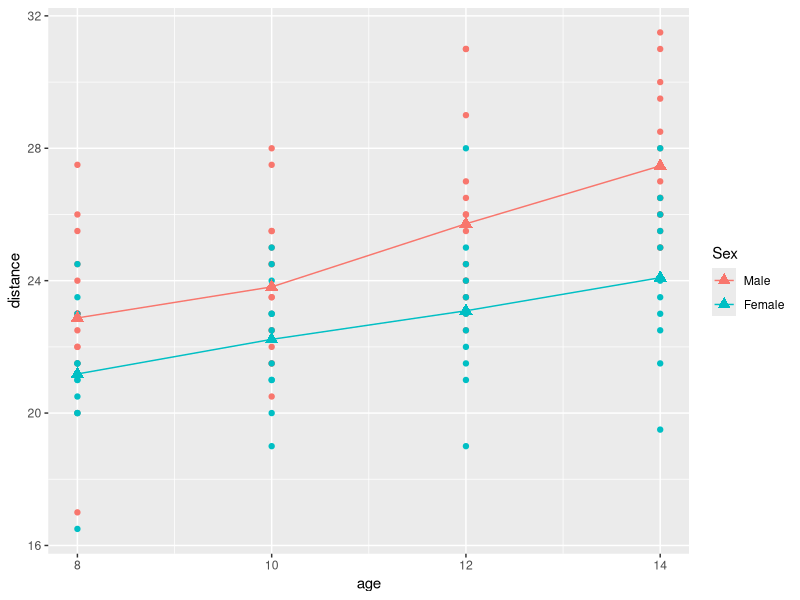
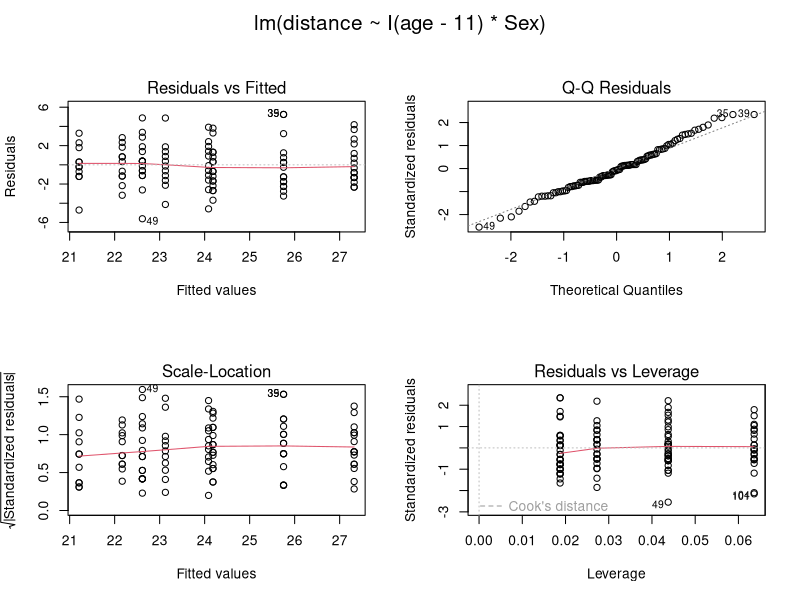
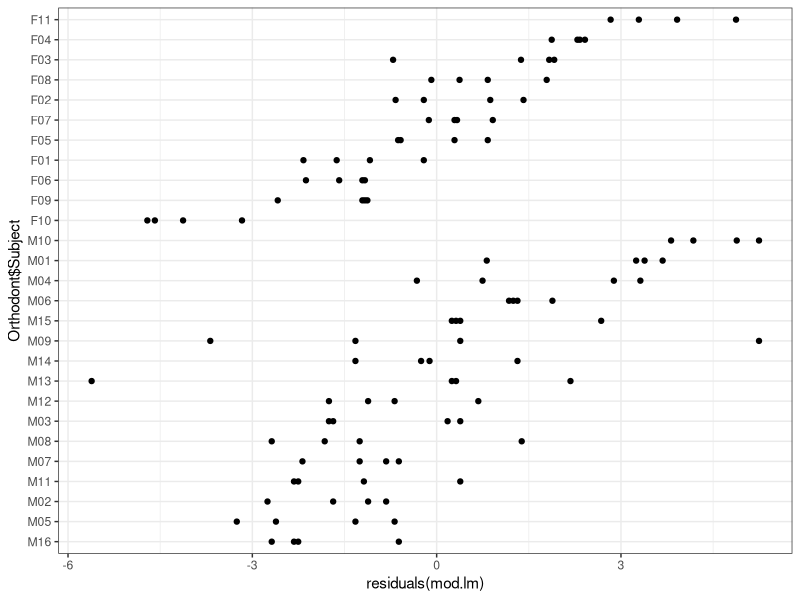
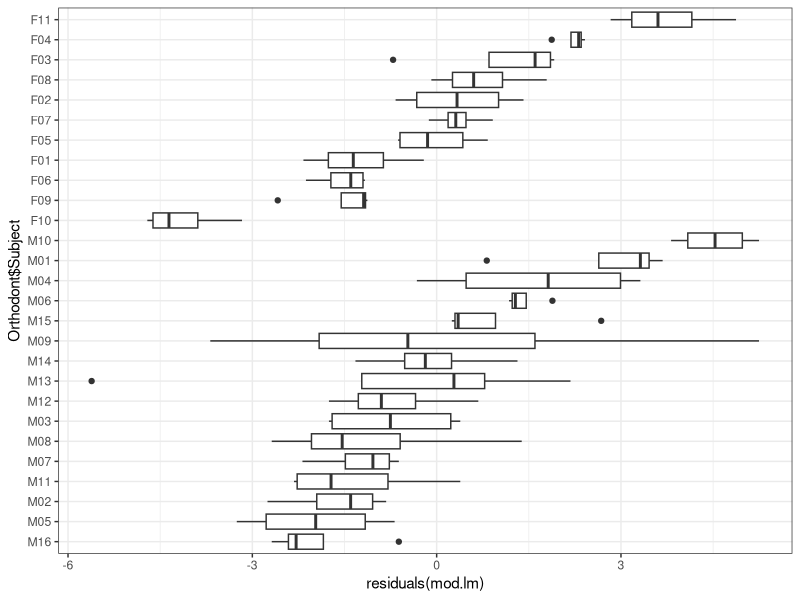
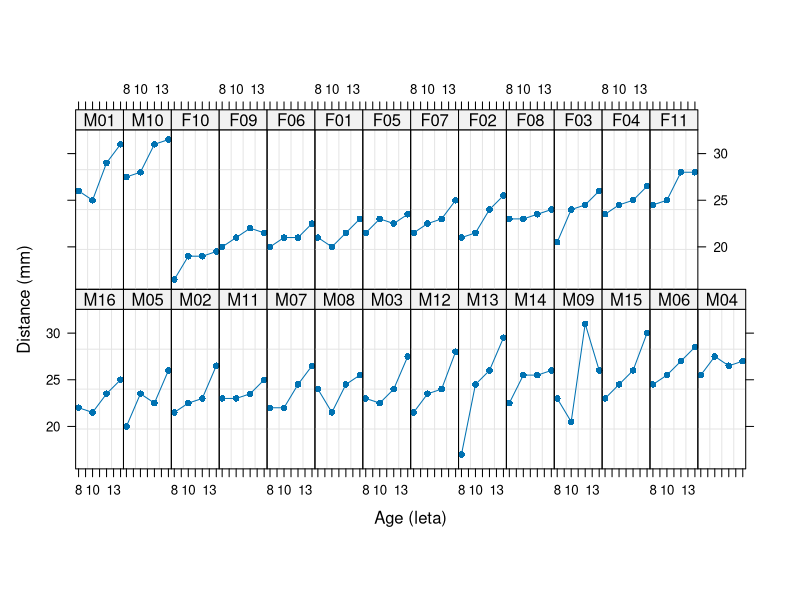
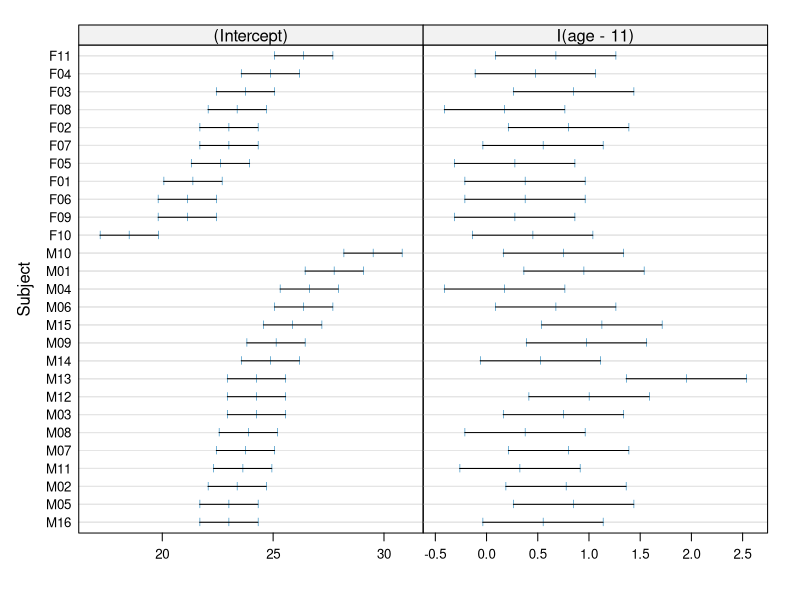
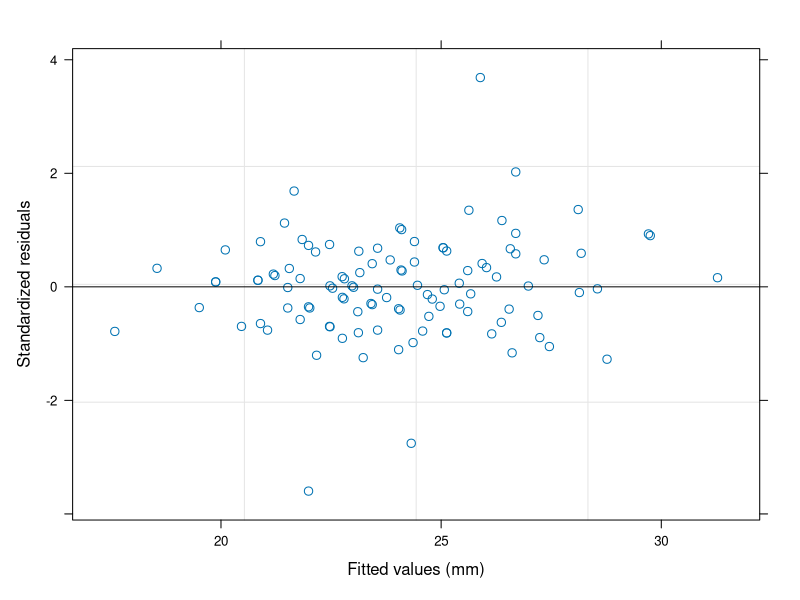
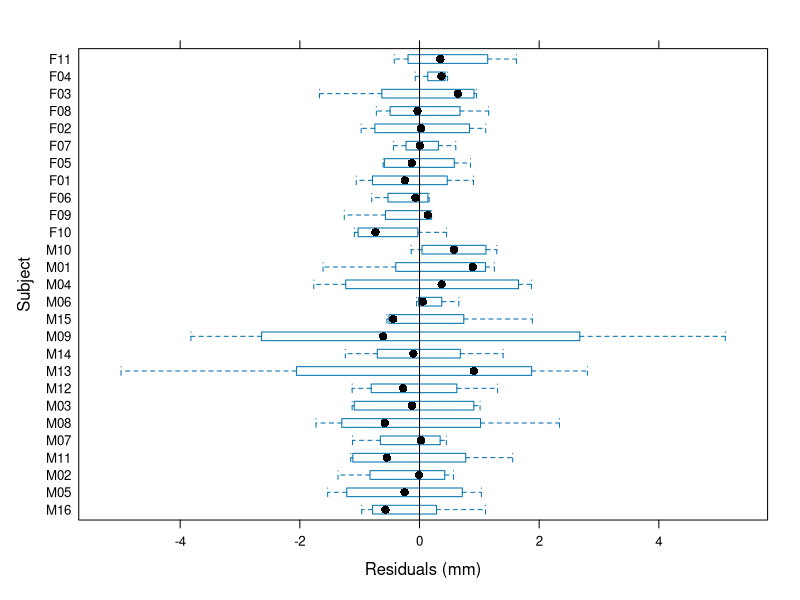

Write the R code that produced these figures, in order.
# linearni mešani modeli

library(nlme)
head(Orthodont)
class(Orthodont)
str(as.data.frame(Orthodont))

library(ggplot2)
library(dplyr)
gd <- Orthodont %>% group_by(age,Sex) %>% summarise(distance = mean(distance))
gd
ggplot(data=as.data.frame(Orthodont), aes(x=age, y=distance, col=Sex)) + 
  geom_point()+geom_point(data = gd, size = 3, shape = 17) +
  geom_line(data=gd)     

# model brez slučajnega vpliva in necentrirana starost
mod.lm0<-lm(distance~age*Sex, data=Orthodont)
round(vcov(mod.lm0), 2)

mod.lm<-lm(distance~I(age-11)*Sex, data=Orthodont)
round(vcov(mod.lm), 2)
summary(mod.lm)

par(oma=c(0,0,2,0), mfrow=c(2,2))
plot(mod.lm)
par(mfrow=c(1,1))

# pogledamo, kako so ostanki porazdeljeni glede na Subject
df <- data.frame(Orthodont$Subject, residuals(mod.lm))

ggplot(df, aes(x=residuals(mod.lm), y=Orthodont$Subject)) + geom_point() + theme_bw()

# še drugače prikazano (boxplot na štirih podatkih???)

ggplot(df, aes(x=residuals(mod.lm), y=Orthodont$Subject))+ geom_boxplot() + theme_bw()


# razsevni grafikoni po Subject
plot(Orthodont, ylab="Distance (mm)", xlab="Age (leta)", pch=16)

# linearni model za vsako osebo posebej
mod.list<-lmList(distance~I(age-11), data=Orthodont)
summary(mod.list)

# enak model dobimo z lm funkcijo:
# mod <- lm(distance~I(age-11)*Subject, data=Orthodont)
# summary(mod)

# grafični prikaz intervalov zaupanja za parametre modela
plot(intervals(mod.list))

# linearni mešani model s slučajnim vplivom osebe na presečišče in na naklon
mod.lme1<-lme(distance~I(age-11)*Sex, random=~I(age-11)|Subject,
              data=Orthodont, method="REML")
summary(mod.lme1)

# izpustimo slučajni vpliv osebe na naklon
mod.lme2<-lme(distance~I(age-11)*Sex, random=~1|Subject,data=Orthodont)

anova(mod.lme1, mod.lme2)
# anova deluje na podlagi logaritma razmerja verjetij ne na podlagi f testa

summary(mod.lme2)
intervals(mod.lme2)
confint(mod.lm)
plot(mod.lme2)
plot(mod.lme2, Subject~resid(.), abline=0,pch=16)
plot(mod.lme2, resid(.,type="pearson")~fitted(.)|Sex,id=0.05,adj=-0.3,pch=16)

# modeliranje nekonstantne variance
mod.lme3<-lme(distance~I(age-11)*Sex, random=~1|Subject, 
              weights=varIdent(form=~1|Sex), data=Orthodont)
summary(mod.lme3)
anova(mod.lme2,mod.lme3)
plot(mod.lme3, resid(.,type="pearson")~fitted(.)|Sex, 
     id=0.05, adj=-0.3, pch=16)
qqnorm(mod.lme3, ~resid(.,type="pearson")|Sex, abline=c(0, 1), lty=2,
       grid=T, id=0.05, adj=0.5, pch=16)
library(car)
compareCoefs(mod.lme2,mod.lme3)

# napovedi slučajnih vplivov
u0<-random.effects(mod.lme3)
u0
mean(u0[,1])
sd(u0[,1])

# testiranje domnev o parametrih LMM

library(emmeans)

# primerjava povprečne distance pri povprečni starosti 11 let, 
# pri ostalih starostih pa to ne velja.:

(test.povp <- emmeans(mod.lme3, pairwise ~ Sex))
confint(test.povp)

# primerjava naklonov premic

test <- emtrends(mod.lme3, pairwise ~ Sex, var="I(age-11)")
summary(test)
confint(test)

# napovedovanje

cbind(Orthodont, round(fitted(mod.lme3, level=0:1),1))[1:8,]
cbind(Orthodont, round(fitted(mod.lme3, level=0:1),1))[101:108,]

plot(augPred(mod.lme3, level=0), grid=T, pch=16) 
plot(augPred(mod.lme3, level=1), pch=16, grid=T) 

library(effects)
# napovedi za povprečno razdaljo glede na starost za moške in ženske s pripadajočimi 95% iz za povp. razdaljo v odvisnosti od starosti 
plot(effect(c("I(age-11)","Sex"), mod.lme3), ci.style="bands", multiline=T, main="") 

novaOrth<-data.frame(Subject=rep(c("M10","M11","F03"),c(2,2,2)),
                     Sex=rep(c("Male","Male","Female"),c(2,2,2)),
                     age=rep(c(13,15),3))
novaOrth
predict(mod.lme3, newdata=novaOrth,level=0:1)


# alternativni pristop z modeliranjem variančno-kovariančne matrike napak

# modeliramo različne varince v različnih časih meritve in tudi koreliranost napak v času
# ocenjujemo tri parametre, ki ocenjujejo razmerje standardnih odklonov distance v različnih časih
# ocenjujemo 4*(4-1)/2 korelacijskih koeficientov korelacijske matrike napak

mod.gls1<-gls(distance~I(age-11)*Sex, 
              weights=varIdent(form=~1|age),
              correlation=corSymm(form=~1|Subject), data=Orthodont)
summary(mod.gls1)
intervals(mod.gls1)
# ocene parametrov variančne matrike napak so zelo podobne, 
# vrednost 1 je znotraj 95% IZ, predpostavimo, da ne gre za različno varianco glede na čas meritve
# korelacijsko matriko napak poenostavimo - vsi koeficienti korelacije,
# ne glede na odlog, so enaki

mod.gls2<-gls(distance~I(age-11)*Sex,weights=NULL,
              correlation=corCompSymm(form=~1|Subject), data=Orthodont)
summary(mod.gls2)

# preverimo, ali sta modela enakovredna

anova(mod.gls1,mod.gls2)

# analiza ostankov

plot.lme(mod.gls2, resid(.,type="n")~age|Sex,id=0.05,adj=0.5, pch=16)

# kaže, da je potrebno modelirati različno varianco za moške in za ženske

mod.gls3<-gls(distance~I(age-11)*Sex,
              weights=varIdent(form=~1|Sex),
              correlation=corCompSymm(form=~1|Subject), data=Orthodont)
anova(mod.gls2,mod.gls3)

plot(mod.gls3, resid(.,type="n")~age|Sex,id=0.05,adj=0.5,pch=16)
qqnorm(mod.gls3, ~resid(.,type="n")|Sex, abline=c(0, 1), id=0.05, adj=0.5, pch=16)
summary(mod.gls3)

# primerjamo lme in gls modela

anova(mod.lme3,mod.gls3) # če mamo isto št parametrov (df) ne moremo računat z logaritmom razmerja verjetij
compareCoefs(mod.lme3,mod.gls3)

library(effects)
plot(effect(c("I(age-11)","Sex"), mod.gls3), ci.style="bands", multiline=T, main="") 


# VAJA jajčni folikli

# library(nlme)
head(Ovary)
summary(Ovary)
str(Ovary)

# ker je podatkovni okvir vrste groupedData:

plot(Ovary, type=c("p","l","smooth"), pch=16) 

mod.o0.lme <- lme(follicles ~ sin(2*pi*Time) + cos(2*pi*Time), 
                  random=~sin(2*pi*Time) + cos(2*pi*Time)|Mare, data=Ovary)
intervals(mod.o0.lme)
mod.o1.lme <- lme(follicles ~ sin(2*pi*Time) + cos(2*pi*Time), 
                  random=pdDiag(~sin(2*pi*Time) + cos(2*pi*Time)),
                  data=Ovary)
intervals(mod.o1.lme)

# diagonalna variančno-kovariančna matrika slučajnih vplivov (kovariance postavimo na 0)

mod.o2.lme <- lme(follicles ~ sin(2*pi*Time) + cos(2*pi*Time), 
                  random=pdDiag(~sin(2*pi*Time)),
                  data=Ovary)
anova(mod.o1.lme, mod.o2.lme )

plot(mod.o1.lme, resid(.,type="p")~Time|Mare, pch=16, type="b")

# ocene avtokorelacijskih koeficientov za različne odloge

ACF(mod.o1.lme, maxLag=10)

# grafični prikaz avtokorelogram 

plot(ACF(mod.o1.lme, maxLag=10, resType="n"), alpha=0.05)

# za napake predpostavimo avtoregresiski model prvega reda

mod.o1.lme.cor <- update(mod.o1.lme, correlation=corAR1())
anova(mod.o1.lme, mod.o1.lme.cor)
intervals(mod.o1.lme.cor)

mod.o2.lme.cor <- lme(follicles ~ sin(2*pi*Time) + cos(2*pi*Time), 
                      random=pdDiag(~sin(2*pi*Time)), correlation=corAR1(), data=Ovary)  
anova(mod.o1.lme.cor, mod.o2.lme.cor)
summary(mod.o2.lme.cor)

mod.o3.lme.cor <- lme(follicles ~ sin(2*pi*Time) + cos(2*pi*Time), 
                      random=pdDiag(~1), correlation=corAR1(), data=Ovary)  

# random člen lahko zapišemo preprosteje
# mod.o3.lme.cor <- lme(follicles ~ sin(2*pi*Time) + cos(2*pi*Time), 
#                       random=~1, correlation=corAR1(), data=Ovary)  

anova(mod.o2.lme.cor, mod.o3.lme.cor)
intervals(mod.o3.lme.cor)

plot(ACF(mod.o3.lme.cor, maxLag=10, resType="n"), alpha=0.05)
par(mfrow=c(1,2))
plot(fitted(mod.o3.lme.cor), resid(mod.o3.lme.cor, type="n"), pch=16)
abline(h=0)
qqnorm(resid(mod.o3.lme.cor, type="n"))
abline(a=0,b=1)

# modelske napovedi za populacijo

plot(augPred(mod.o3.lme.cor, level=0), grid=T, pch=16) 

# modelske napovedi za posamezno kobilo

plot(augPred(mod.o3.lme.cor, level=1), grid=T, pch=16) 
